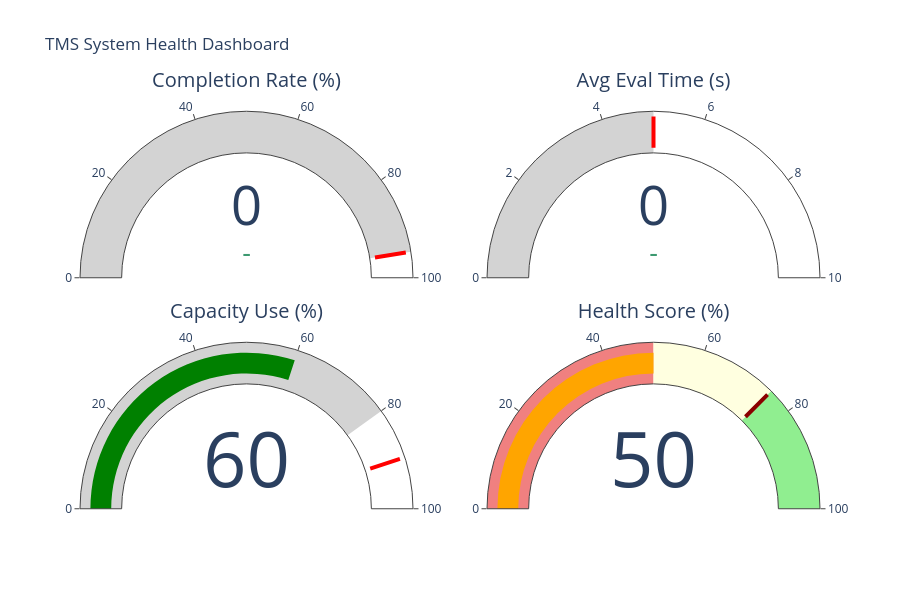

The notebook cell this image was saved under:
### Markdown cell above
## 7. Capacity Planning and System Health Analysis
Analyze capacity utilization and forecast infrastructure needs.

### Code cell
print("\n" + "="*80)
print("CAPACITY PLANNING & SYSTEM HEALTH")
print("="*80)

# Capacity metrics
avg_throughput = metrics['time_series']['received_count'].mean()
peak_throughput = metrics['time_series']['received_count'].max()
capacity_headroom_pct = 40  # Assume 60% current capacity utilization
estimated_capacity = peak_throughput / (1 - capacity_headroom_pct/100)
capacity_utilization = (peak_throughput / estimated_capacity * 100)

print(f"\n📊 THROUGHPUT ANALYSIS:")
print(f"   Average Throughput: {avg_throughput:.0f} transactions/{selected_granularity.lower()}")
print(f"   Peak Throughput: {peak_throughput:.0f} transactions/{selected_granularity.lower()}")
print(f"   Estimated System Capacity: {estimated_capacity:.0f} transactions/{selected_granularity.lower()}")
print(f"   Current Utilization: {capacity_utilization:.1f}%")

if capacity_utilization > 80:
    print(f"   ⚠️  ALERT: Approaching capacity limits! Recommend infrastructure scaling.")
elif capacity_utilization > 60:
    print(f"   ⚠️  WARNING: Moderate capacity utilization. Monitor for future growth.")
else:
    print(f"   ✓ HEALTHY: Adequate capacity headroom available.")

# System Health Score
print(f"\n🏥 SYSTEM HEALTH SCORE:")

health_metrics = {
    "Completion Rate": metrics['current']['received_vs_eval_rate'] >= 95,
    "Evaluation Time": metrics['current']['avg_eval_time_sec'] <= 5.0,
    "Low Anomalies": len(anomalies) == 0,
    "Capacity": capacity_utilization <= 80
}

health_score = (sum(health_metrics.values()) / len(health_metrics)) * 100
health_status = "🟢 HEALTHY" if health_score >= 75 else "🟡 DEGRADED" if health_score >= 50 else "🔴 CRITICAL"

print(f"   Overall Score: {health_score:.0f}% {health_status}")
print(f"\n   Component Scores:")
for metric, status in health_metrics.items():
    status_icon = "✓" if status else "✗"
    print(f"     {status_icon} {metric}")

# Recommendations
print(f"\n💡 OPERATIONAL RECOMMENDATIONS:")

recommendations = []

if metrics['current']['received_vs_eval_rate'] < 95:
    recommendations.append("1. URGENT: Investigate evaluation processing delays")
    recommendations.append("   - Check worker node CPU/memory utilization")
    recommendations.append("   - Review rule evaluation engine performance")
    recommendations.append("   - Consider horizontal scaling of evaluation workers")

if metrics['current']['avg_eval_time_sec'] > 5:
    recommendations.append("1. Optimize transaction evaluation rules")
    recommendations.append("   - Profile slow-running rules")
    recommendations.append("   - Consider caching frequently accessed data")
    recommendations.append("   - Implement lazy evaluation where possible")

if capacity_utilization > 80:
    recommendations.append("1. Plan capacity expansion")
    recommendations.append("   - Forecast peak load growth trajectory")
    recommendations.append("   - Schedule infrastructure provisioning")
    recommendations.append("   - Consider CDN or load balancing improvements")

if len(anomalies) > 0:
    recommendations.append("1. Address detected anomalies immediately")
    for anomaly in anomalies:
        recommendations.append(f"   - {anomaly['type']}: {anomaly['description']}")

if not recommendations:
    recommendations.append("✓ System operating optimally. Continue monitoring.")

for rec in recommendations:
    print(f"   {rec}")

# Create System Health Dashboard with Indicator Gauges
fig_health = go.Figure()

# Completion Rate Gauge
fig_health.add_trace(
    go.Indicator(
        mode="gauge+number+delta",
        value=metrics['current']['received_vs_eval_rate'],
        domain={'x': [0, 0.45], 'y': [0.55, 1]},
        title={'text': "Completion Rate (%)"},
        gauge={'axis': {'range': [0, 100]},
               'bar': {'color': "green" if metrics['current']['received_vs_eval_rate'] >= 95 else "red"},
               'steps': [{'range': [0, 95], 'color': "lightgray"}],
               'threshold': {'line': {'color': "red", 'width': 4},
                           'thickness': 0.75,
                           'value': 95}},
        delta={'reference': metrics['previous']['received_vs_eval_rate']}
    )
)

# Evaluation Time Gauge
fig_health.add_trace(
    go.Indicator(
        mode="gauge+number+delta",
        value=metrics['current']['avg_eval_time_sec'],
        domain={'x': [0.55, 1], 'y': [0.55, 1]},
        title={'text': "Avg Eval Time (s)"},
        gauge={'axis': {'range': [0, 10]},
               'bar': {'color': "green" if metrics['current']['avg_eval_time_sec'] <= 5 else "red"},
               'steps': [{'range': [0, 5], 'color': "lightgray"}],
               'threshold': {'line': {'color': "red", 'width': 4},
                           'thickness': 0.75,
                           'value': 5}},
        delta={'reference': metrics['previous']['avg_eval_time_sec']}
    )
)

# Capacity Utilization Gauge
fig_health.add_trace(
    go.Indicator(
        mode="gauge+number",
        value=capacity_utilization,
        domain={'x': [0, 0.45], 'y': [0, 0.45]},
        title={'text': "Capacity Use (%)"},
        gauge={'axis': {'range': [0, 100]},
               'bar': {'color': "green" if capacity_utilization <= 80 else "orange" if capacity_utilization <= 90 else "red"},
               'steps': [{'range': [0, 80], 'color': "lightgray"}],
               'threshold': {'line': {'color': "red", 'width': 4},
                           'thickness': 0.75,
                           'value': 90}}
    )
)

# Health Score Gauge
fig_health.add_trace(
    go.Indicator(
        mode="gauge+number",
        value=health_score,
        domain={'x': [0.55, 1], 'y': [0, 0.45]},
        title={'text': "Health Score (%)"},
        gauge={'axis': {'range': [0, 100]},
               'bar': {'color': "green" if health_score >= 75 else "orange" if health_score >= 50 else "red"},
               'steps': [{'range': [0, 50], 'color': "lightcoral"},
                        {'range': [50, 75], 'color': "lightyellow"},
                        {'range': [75, 100], 'color': "lightgreen"}],
               'threshold': {'line': {'color': "darkred", 'width': 4},
                           'thickness': 0.75,
                           'value': 75}}
    )
)

fig_health.update_layout(height=600, title_text="TMS System Health Dashboard")
fig_health.show()

print("\n✓ Capacity analysis complete!")

### Figure 1 — Plotly figure (JSON) as saved in the notebook; plotly's stock layout.template omitted (floating-point values rounded to 4 significant figures)
{"data": [{"delta": {"reference": 0}, "domain": {"x": [0, 0.45], "y": [0.55, 1]}, "gauge": {"axis": {"range": [0, 100]}, "bar": {"color": "red"}, "steps": [{"color": "lightgray", "range": [0, 95]}], "threshold": {"line": {"color": "red", "width": 4}, "thickness": 0.75, "value": 95}}, "mode": "gauge+number+delta", "title": {"text": "Completion Rate (%)"}, "type": "indicator", "value": 0}, {"delta": {"reference": 0}, "domain": {"x": [0.55, 1], "y": [0.55, 1]}, "gauge": {"axis": {"range": [0, 10]}, "bar": {"color": "green"}, "steps": [{"color": "lightgray", "range": [0, 5]}], "threshold": {"line": {"color": "red", "width": 4}, "thickness": 0.75, "value": 5}}, "mode": "gauge+number+delta", "title": {"text": "Avg Eval Time (s)"}, "type": "indicator", "value": 0}, {"domain": {"x": [0, 0.45], "y": [0, 0.45]}, "gauge": {"axis": {"range": [0, 100]}, "bar": {"color": "green"}, "steps": [{"color": "lightgray", "range": [0, 80]}], "threshold": {"line": {"color": "red", "width": 4}, "thickness": 0.75, "value": 90}}, "mode": "gauge+number", "title": {"text": "Capacity Use (%)"}, "type": "indicator", "value": 60}, {"domain": {"x": [0.55, 1], "y": [0, 0.45]}, "gauge": {"axis": {"range": [0, 100]}, "bar": {"color": "orange"}, "steps": [{"color": "lightcoral", "range": [0, 50]}, {"color": "lightyellow", "range": [50, 75]}, {"color": "lightgreen", "range": [75, 100]}], "threshold": {"line": {"color": "darkred", "width": 4}, "thickness": 0.75, "value": 75}}, "mode": "gauge+number", "title": {"text": "Health Score (%)"}, "type": "indicator", "value": 50}], "layout": {"height": 600, "title": {"text": "TMS System Health Dashboard"}}}
